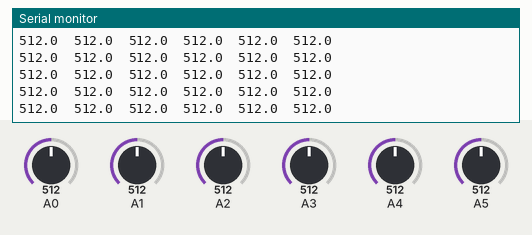
A sketch run on a simulated Arduino Uno, built with avr-gcc and run on an emulated ATmega328P. On the bench: the last lines printed to the serial monitor. Inputs (shaded band) come from the test bench; at power-on: A0 = 512, A1 = 512, A2 = 512, A3 = 512, A4 = 512, A5 = 512.

Above: at 1.2 s.
1.3 s: A0 set to 108
At 2.1 s:
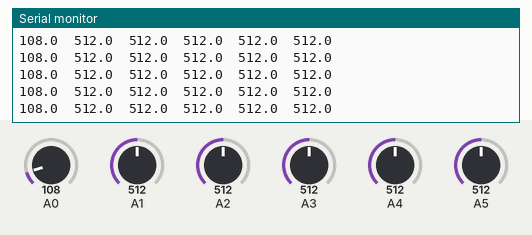
2.8 s: A0 set to 92
At 3.5 s:
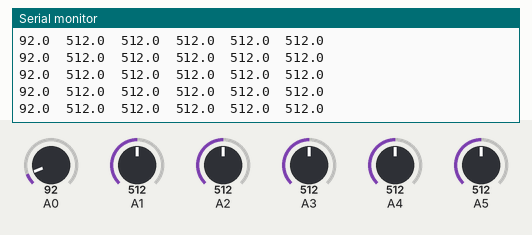
8.8 s: A1 set to 107
At 9.7 s:
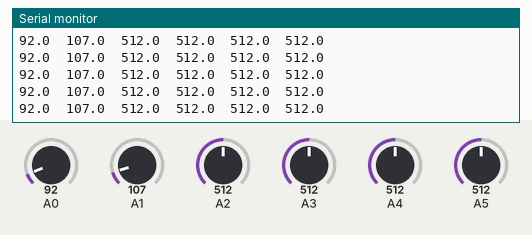
11.8 s: A1 set to 88
At 12.4 s:
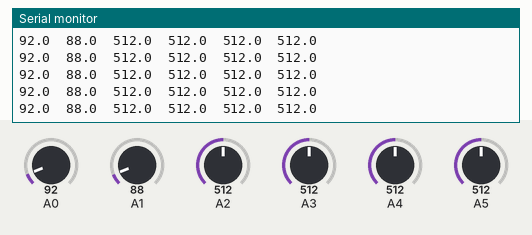
14.8 s: A2 set to 108
At 15.8 s:
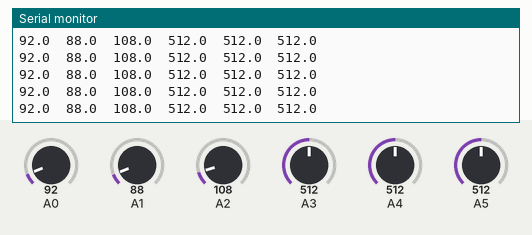
16.3 s: A2 set to 95
At 16.9 s:
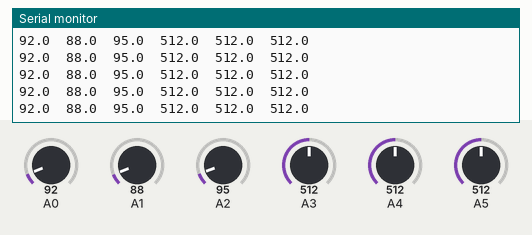
Timing chart, 0 to 18.8 s (numbered marks = the images above; inputs shaded):
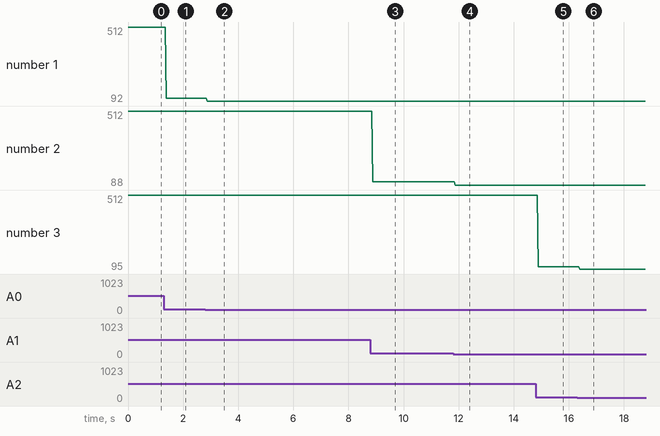

Measured:
- after the input at 1.3 s, the serial monitor: prints a new line after 0.09 s (image 1)
- after the input at 2.8 s, the serial monitor: prints a new line after 0.08 s (image 2)
- after the input at 8.8 s, the serial monitor: prints a new line after 0.09 s (image 3)
- after the input at 11.8 s, the serial monitor: prints a new line after 0.07 s (image 4)
- after the input at 14.8 s, the serial monitor: prints a new line after 0.08 s (image 5)
- after the input at 16.3 s, the serial monitor: prints a new line after 0.10 s (image 6)
- plotted number 1: 512 → 108 after the input at 1.3 s, 108 → 92 after the input at 2.8 s
- plotted number 2: 512 → 107 after the input at 8.8 s, 107 → 88 after the input at 11.8 s

The sketch:

test6.ino
```cpp
float val1, val2, val3, val4, val5, val6;

void setup() {
  Serial.begin(9600);
}

void loop() {
  	val1 = analogRead(0);
	val2 = analogRead(1);
	val3 = analogRead(2);
	val4 = analogRead(3);
	val5 = analogRead(4);
	val6 = analogRead(5);

    Serial.print(val1,1);
	Serial.print("\t");
    Serial.print(val2,1);
	Serial.print("\t");
    Serial.print(val3,1);
	Serial.print("\t");
    Serial.print(val4,1);
	Serial.print("\t");
    Serial.print(val5,1);
	Serial.print("\t");
	Serial.print(val6,1);
	Serial.print("\n");
}
```
